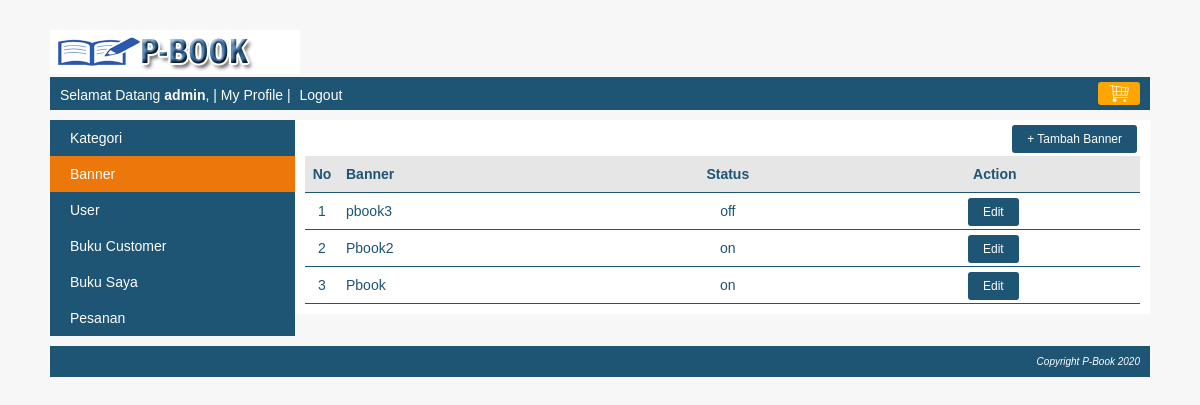
The app's page /index.php?page=my_profile&module=banner&action=list (signed in) with its own data.
### tables this page shows
CREATE TABLE `banner` (
  `banner_id` int(11) NOT NULL,
  `banner` varchar(300) NOT NULL,
  `gambar` varchar(300) NOT NULL,
  `status` enum('on','off') NOT NULL
);

### module/banner/list.php (the view)
<div id="frame-tambah">
	<a class="tombol-action" href="<?php echo BASE_URL."index.php?page=my_profile&module=banner&action=form"; ?>">+ Tambah Banner</a>
</div>
<?php
    $no=1;
    $queryBanner = mysqli_query($koneksi, "SELECT * FROM banner ORDER BY banner_id DESC");
    if(mysqli_num_rows($queryBanner) == 0)
    {
        echo "<h3>Saat ini belum ada banner di dalam database</h3>";
    }
    else
    {
        echo "<table class='table-list'>";
            echo "<tr class='baris-title'>
                    <th class='kolom-nomor'>No</th>
                    <th class='kiri'>Banner</th>
                    <th class='tengah'>Status</th>
                    <th class='tengah'>Action</th>
                 </tr>";
            while($rowBanner=mysqli_fetch_array($queryBanner))
            {
                echo "<tr>
                        <td class='kolom-nomor'>$no</td>
                        <td>$rowBanner[banner]</td>
                        <td class='tengah'>$rowBanner[status]</td>
                        <td class='tengah'><a class='tombol-action' href='".BASE_URL."index.php?page=my_profile&module=banner&action=form&banner_id=$rowBanner[banner_id]"."'>Edit</a></td>
                     </tr>";
                $no++;
            }
        echo "</table>";
    }
?>

### css/style.css (style rules this page uses)
body { font-family:arial; font-size: 14px; color: #1e5474; background: #F7F7F7; margin: 0px; }
.table-list { width: 100%; border-collapse: collapse; }
.table-list tr.baris-title { background: #e6e6e6; }
.table-list tr th, .table-list tr td { padding: 10px 7px; }
.kolom-nomor { width: 20px; text-align: center; }
.kiri { text-align: left; }
.tengah { text-align: center; }
#frame-tambah { margin-bottom: 10px; text-align: right; }
.tombol-action { background: #1e5474; color: white; padding: 7px 15px; border-radius: 3px; cursor: pointer; text-decoration: none; margin-right: 3px; font-size: 12px; }
.table-list tr { border-bottom: 1px solid #1e5474; }

### records on screen
banner: banner "pbook3", status "off"
banner: banner "Pbook2", status "on"
banner: banner "Pbook", status "on"

### other values on screen
$nama "admin"
